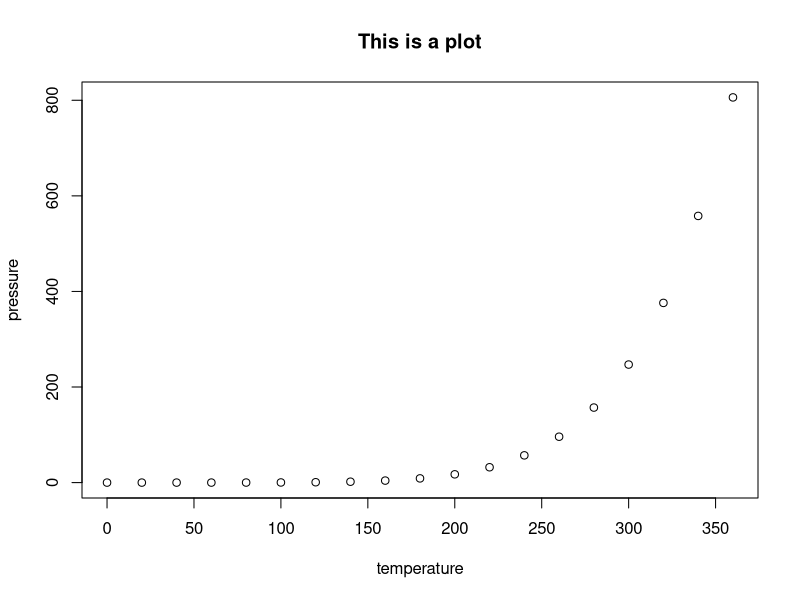

Reproduce this figure in R.
## ---- chunk 1
knitr::opts_chunk$set(echo = TRUE)
## ---- chunk 2
summary(cars)
## ---- chunk 3
plot(pressure, main = "This is a plot")
